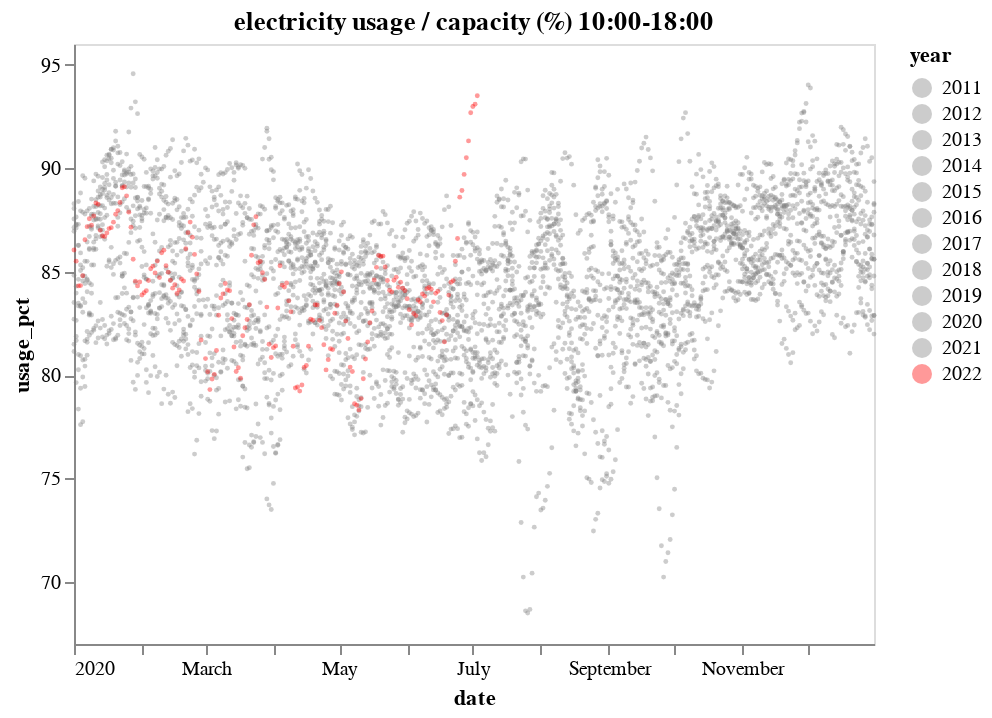

The cell this chart's notebook holds for it:
### Code cell
domain = source.year.unique()
range_ = ['gray']*(len(domain) -1) + ['red']

alt.Chart(source).mark_circle(opacity=0.4, size=6
                             ).encode(
    x='date',
    y=alt.Y('usage_pct',scale=alt.Scale(domain=(67, 96))),
    color=alt.Color('year',scale=alt.Scale(domain=domain, range=range_)),
).configure_axis(
    grid=False
).properties(
    title='electricity usage / capacity (%) 10:00-18:00'
)

### Figure 1 — Vega-Lite specification as saved in the notebook (floating-point values rounded to 4 significant figures; data arrays with more than 128 entries replaced by an {"elided": "..."} marker saying what was removed)
{"config": {"view": {"continuousWidth": 400, "continuousHeight": 300}, "axis": {"grid": false}}, "data": {"name": "data-056d3b81d29f5a20f8843a69bcfddeaf"}, "mark": {"type": "circle", "opacity": 0.4, "size": 6}, "encoding": {"color": {"field": "year", "scale": {"domain": ["2011", "2012", "2013", "2014", "2015", "2016", "2017", "2018", "2019", "2020", "2021", "2022"], "range": ["gray", "gray", "gray", "gray", "gray", "gray", "gray", "gray", "gray", "gray", "gray", "red"]}, "type": "nominal"}, "x": {"field": "date", "type": "temporal"}, "y": {"field": "usage_pct", "scale": {"domain": [67, 96]}, "type": "quantitative"}}, "title": "electricity usage / capacity (%) 10:00-18:00", "$schema": "https://vega.github.io/schema/vega-lite/v4.17.0.json", "datasets": {"data-056d3b81d29f5a20f8843a69bcfddeaf": {"elided": "4101 records"}}}
